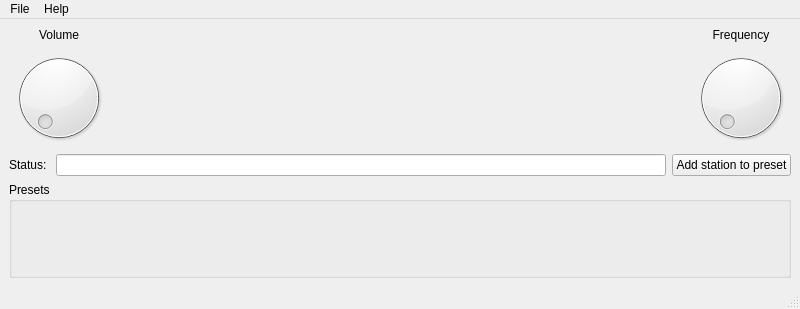
<?xml version="1.0" encoding="UTF-8"?>
<ui version="4.0">
 <class>MainWindow</class>
 <widget class="QMainWindow" name="MainWindow">
  <property name="geometry">
   <rect>
    <x>0</x>
    <y>0</y>
    <width>800</width>
    <height>309</height>
   </rect>
  </property>
  <property name="windowTitle">
   <string>Radio Interface</string>
  </property>
  <widget class="QWidget" name="centralwidget">
   <layout class="QVBoxLayout" name="verticalLayout_3">
    <item>
     <layout class="QHBoxLayout" name="horizontalLayout_2">
      <item>
       <layout class="QVBoxLayout" name="verticalLayout">
        <item>
         <widget class="QLabel" name="labelVolume">
          <property name="text">
           <string>Volume</string>
          </property>
          <property name="alignment">
           <set>Qt::AlignCenter</set>
          </property>
         </widget>
        </item>
        <item>
         <widget class="QDial" name="dialVolume">
          <property name="maximum">
           <number>100</number>
          </property>
         </widget>
        </item>
       </layout>
      </item>
      <item>
       <widget class="FmDial" name="fmRule" native="true">
        <property name="sizePolicy">
         <sizepolicy hsizetype="MinimumExpanding" vsizetype="Preferred">
          <horstretch>0</horstretch>
          <verstretch>0</verstretch>
         </sizepolicy>
        </property>
        <property name="minimumSize">
         <size>
          <width>400</width>
          <height>50</height>
         </size>
        </property>
       </widget>
      </item>
      <item>
       <layout class="QVBoxLayout" name="verticalLayout_2">
        <item>
         <widget class="QLabel" name="labelFrequency">
          <property name="sizePolicy">
           <sizepolicy hsizetype="Minimum" vsizetype="Preferred">
            <horstretch>0</horstretch>
            <verstretch>0</verstretch>
           </sizepolicy>
          </property>
          <property name="text">
           <string>Frequency</string>
          </property>
          <property name="alignment">
           <set>Qt::AlignCenter</set>
          </property>
         </widget>
        </item>
        <item>
         <widget class="QDial" name="dialFrequency">
          <property name="sizePolicy">
           <sizepolicy hsizetype="Minimum" vsizetype="Preferred">
            <horstretch>0</horstretch>
            <verstretch>0</verstretch>
           </sizepolicy>
          </property>
          <property name="minimum">
           <number>870</number>
          </property>
          <property name="maximum">
           <number>1080</number>
          </property>
          <property name="singleStep">
           <number>2</number>
          </property>
          <property name="pageStep">
           <number>21</number>
          </property>
         </widget>
        </item>
       </layout>
      </item>
     </layout>
    </item>
    <item>
     <layout class="QHBoxLayout" name="horizontalLayout">
      <item>
       <widget class="QLabel" name="labelStatus">
        <property name="text">
         <string>Status: </string>
        </property>
       </widget>
      </item>
      <item>
       <widget class="QLineEdit" name="lineEditStatus"/>
      </item>
      <item>
       <widget class="QPushButton" name="pushButtonAddPreset">
        <property name="text">
         <string>Add station to preset</string>
        </property>
       </widget>
      </item>
     </layout>
    </item>
    <item>
     <widget class="QGroupBox" name="groupBoxPresets">
      <property name="title">
       <string>Presets</string>
      </property>
     </widget>
    </item>
   </layout>
  </widget>
  <widget class="QMenuBar" name="menubar">
   <property name="geometry">
    <rect>
     <x>0</x>
     <y>0</y>
     <width>800</width>
     <height>19</height>
    </rect>
   </property>
   <widget class="QMenu" name="menuRadio_Interface">
    <property name="title">
     <string>File</string>
    </property>
    <addaction name="actionFile"/>
    <addaction name="actionLoad_Presets"/>
    <addaction name="actionExit"/>
   </widget>
   <widget class="QMenu" name="menuHelp">
    <property name="title">
     <string>Help</string>
    </property>
   </widget>
   <addaction name="menuRadio_Interface"/>
   <addaction name="menuHelp"/>
  </widget>
  <widget class="QStatusBar" name="statusbar"/>
  <action name="actionFile">
   <property name="text">
    <string>Save Presets</string>
   </property>
  </action>
  <action name="actionLoad_Presets">
   <property name="text">
    <string>Load Presets</string>
   </property>
  </action>
  <action name="actionExit">
   <property name="text">
    <string>Exit</string>
   </property>
  </action>
 </widget>
 <customwidgets>
  <customwidget>
   <class>FmDial</class>
   <extends>QWidget</extends>
   <header>fmdial.h</header>
   <container>1</container>
  </customwidget>
 </customwidgets>
 <resources/>
 <connections/>
</ui>
